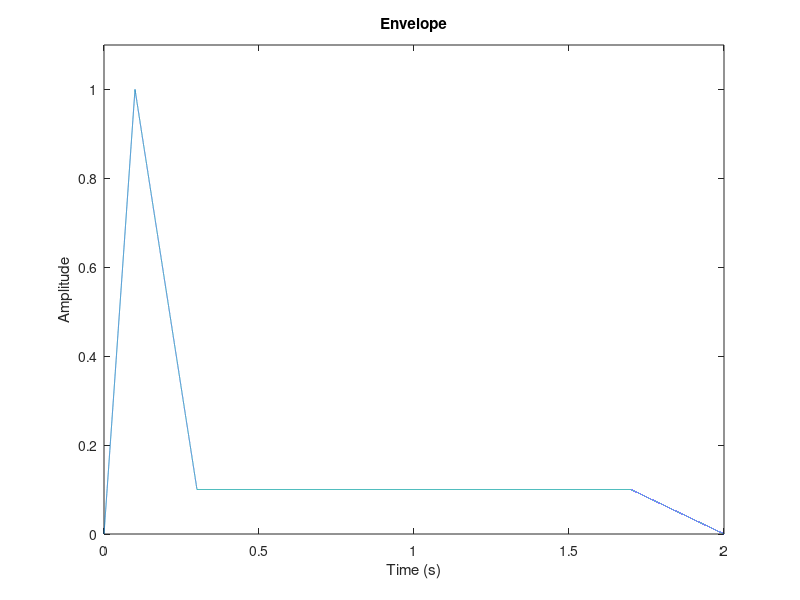

MATLAB code for this plot:
% Define parameters
fs = 44100; % Sampling frequency (Hz)
dur = 2; % Duration of the envelope (seconds)
t = 0:1/fs:dur; % Time vector

% Envelope parameters
attackTime = 0.1; % Attack time (seconds)
decayTime = 0.2; % Decay time (seconds)
sustainLevel = 0.1; % Sustain level (0 to 1)
releaseTime = 0.3; % Release time (seconds)

% Generate envelope
envelope = zeros(size(t));
envelope(t <= attackTime) = t(t <= attackTime) / attackTime; % Attack stage
envelope(t > attackTime & t <= (attackTime + decayTime)) = 1 - (1 - sustainLevel) * ((t(t > attackTime & t <= (attackTime + decayTime)) - attackTime) / decayTime); % Decay stage
envelope(t > (attackTime + decayTime) & t <= (dur - releaseTime)) = sustainLevel; % Sustain stage
envelope(t > (dur - releaseTime)) = sustainLevel - (sustainLevel * (t(t > (dur - releaseTime)) - (dur - releaseTime)) / releaseTime); % Release stage

% Plot envelope
figure;
plot(t, envelope);
title('Envelope');
xlabel('Time (s)');
ylabel('Amplitude');
ylim([0 1.1]);

% Generate simple sinusoidal tone
frequency = 200; % Frequency of the tone (Hz)
tone = sin(2*pi*frequency*t);

% Apply envelope to the tone
envelopedTone = envelope .* tone;

% Play the sound
sound(envelopedTone, fs);

% To listen to the sound without clipping, scale the amplitude
scaledTone = envelopedTone / max(abs(envelopedTone));
sound(scaledTone, fs);
